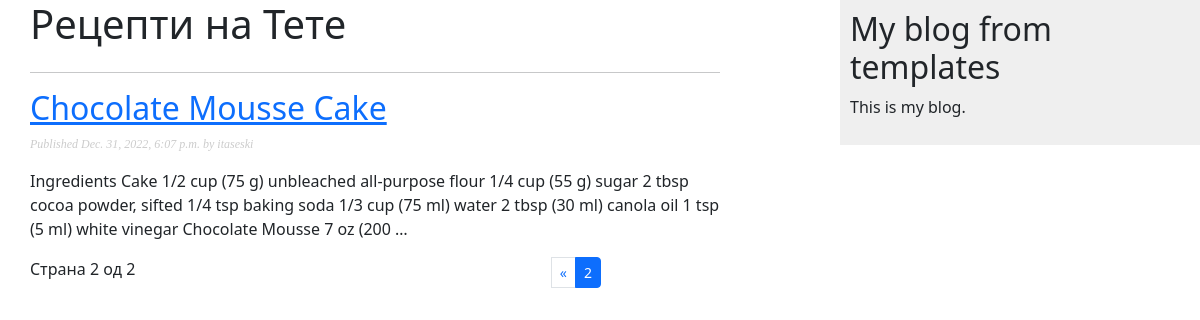
Screenshot of /?page=2 with the database file from the repository.
### blog/models.py (models this page shows, shortened)
class Post(models.Model):
    class Status(models.TextChoices):
        DRAFT = 'DF', 'Draft'
        PUBLISHED = 'PB', 'Published'
    title = models.CharField(max_length=256)
    slug = models.SlugField(max_length=250, unique_for_date='publish')
    author = models.ForeignKey(User,
                               on_delete=models.CASCADE,
                               related_name='blog_posts')
    content = models.TextField(blank=True)
    publish = models.DateTimeField(default=timezone.now)
    created = models.DateTimeField(auto_now_add=True)
    updated = models.DateTimeField(auto_now=True)
    status = models.CharField(max_length=2,
                              choices=Status.choices,
                              default=Status.DRAFT)
    objects = models.Manager() # The default manager.
    published = PublishedManager() # Our custom manager.
    class Meta:
        ordering = ['-publish']
        indexes = [
            models.Index(fields=['-publish']),
        ] # Note: Index ordering is not supported on MySQL
    def get_absolute_url(self):
        return reverse('blog:post_detail',
                       args=[self.publish.year,
                             self.publish.month,
                             self.publish.day,
                             self.slug])

### blog/views.py (the view)
# urls.py: path('', views.PostListView.as_view(), name='post_list'),
class PostListView(ListView):
    queryset = Post.published.all()
    context_object_name = 'posts'
    paginate_by = 3
    template_name = 'blog/post/list.html'

### templates/blog/post/list.html (shortened to what this page needs)
{% extends "blog/base.html" %}
{% block content %}
    <h1 class="mb-4">Рецепти на Тете</h1>
    <hr>
    {% for post in posts %}
        <h2>
            <a href="{{ post.get_absolute_url }}">
                {{ post.title }}
            </a>
        </h2>
        <p class="date">
            Published {{ post.publish }} by {{ post.author }}
        </p>
        {{ post.content|truncatewords:45|linebreaks }}
    {% endfor %}
    {% include "pagination.html" with page=page_obj %}
{% endblock %}

### blog/static/css/blog.css (style rules this page uses)
p.date { color:#ccc; font-family: georgia, serif; font-size: 12px; font-style: italic; }

### rows the page displays
Post: title "Chocolate Mousse Cake", publish "Dec. 31, 2022, 6:07 p.m.", author "itaseski", content "Ingredients Cake 1/2 cup (75 g) unbleached all-purpose flour 1/4 cup (55 g) sugar 2 tbsp cocoa powder, sifted 1/4 tsp baking soda 1/3 cup (75 ml) water 2 tbsp (30 ml) canola oil 1 tsp (5 ml) white vinegar Chocolate Mousse 7 oz (200 …"

### other values shown
{{ page.number }} "2"
{{ page.paginator.num_pages }} "2"
